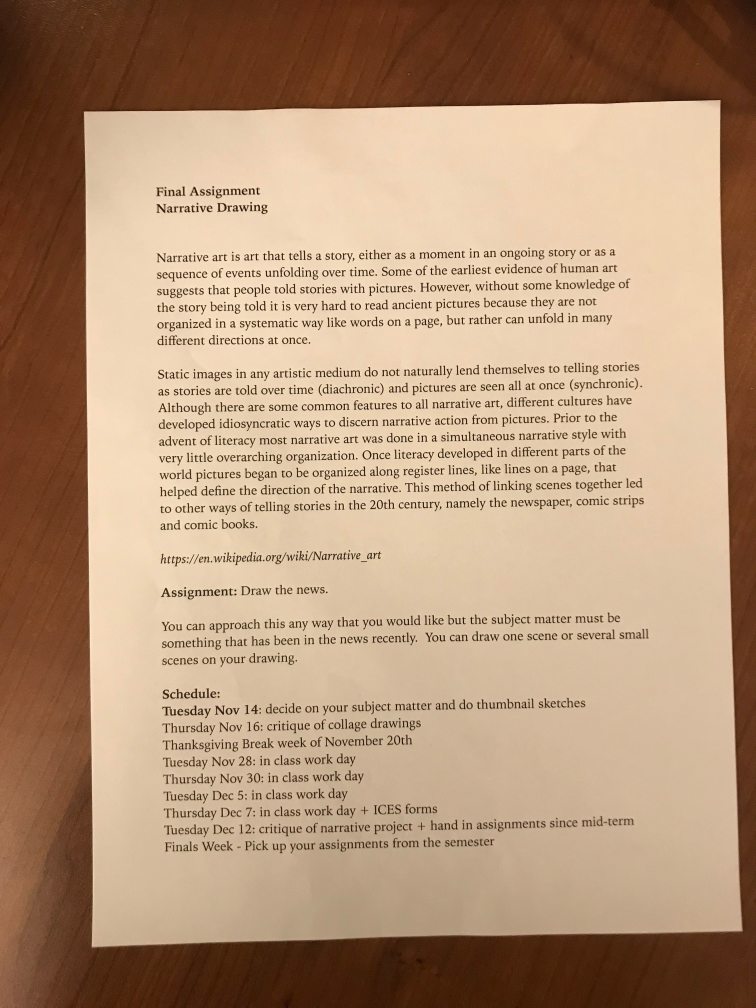
#> input picture img.jpg, 3024 x 4032 px (shown at 1/4 size)
$ python box_finder.py img.jpg   (older library calls are emulated)
#> lines starting #> are read from the running program, lines starting #| are printed output that depends on the picture; after the words box and inside, x2 and y2 are one past the last pixel; in counts of white or black regions, pixels touching at a corner belong together
### utils.py
import cv2
import numpy as np
from math import floor

# https://github.com/spmallick/learnopencv/blob/master/Homography/utils.py

# [24 lines left out: functions mouse_handler, get_four_points, not called in this run]

def scale_image_for_display(im_src, WINDOW = 800):
    size = np.array(im_src.shape[0:2])
    scale = WINDOW / np.max(size)
    im_resized = cv2.resize(im_src, (floor(size[1] * scale), floor(size[0] * scale)))
    return im_resized, scale

### box_finder.py
import cv2
import numpy as np
from utils import *
from sys import argv, exit

# with some reference to
# https://stackoverflow.com/questions/8667818/opencv-c-obj-c-detecting-a-sheet-of-paper-square-detection


def get_rectangle(im_src):
    # smooth the image with medianBlur filter
    img = cv2.medianBlur(im_src, 11)
    # find the edge in each of the channels, keep only the
    # maximum among three channels
    img = cv2.max(*[cv2.Canny(channel, 10, 50)
                    for channel in cv2.split(img)])

    # close the tiny openings of line
    # use horizontal kernel
    img = cv2.morphologyEx(img, cv2.MORPH_CLOSE, np.ones((1, 20)))
    # follow by a vertical kernel
    img = cv2.morphologyEx(img, cv2.MORPH_CLOSE, np.ones((20, 1)))

    # find the out-most contour
    _, contours, _ = cv2.findContours(
        img, cv2.RETR_LIST, cv2.CHAIN_APPROX_SIMPLE)
    # for debug:
    # img = cv2.drawContours(im_src, contours, 0, (255, 180, 50), thickness=10)

    # find rectangles
    maxarea = -np.inf
    largest_rect = None
    for contour in contours:
        curve = cv2.approxPolyDP(
            contour, cv2.arcLength(contour, True) * 0.02, True)
        # only save 4 edges polygon of maximum area
        curve_area = cv2.contourArea(curve)
        if len(curve) == 4 and curve_area > maxarea:
            maxarea = curve_area
            largest_rect = curve

    return largest_rect


if __name__ == '__main__':
    if len(argv) != 2:
        print("Usage: python3 box_finder.py <image_file>")
        exit(1)
    im_src = cv2.imread(argv[1])
#> im_src is the input picture: shape (4032, 3024, 3); mean B, G, R 120.6, 148.7, 180.2
    im_resized, scale = scale_image_for_display(im_src)
#> in scale_image_for_display, `im_resized = cv2.resize(im_src, (floor(size[1] * scale), floor(size[0]..`:
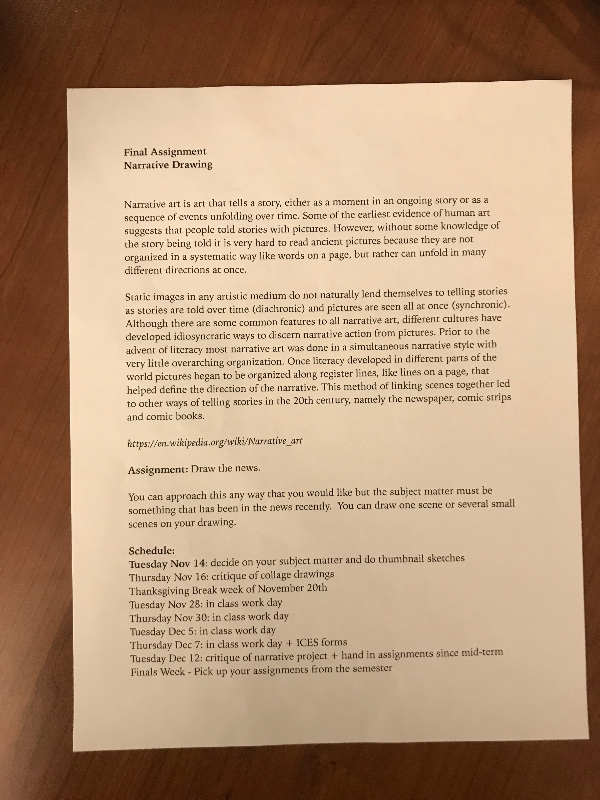
#> im_resized: shape (800, 600, 3); mean B, G, R 120.5, 148.6, 180.1
#> scale = 0.198
    cv2.imshow('Image', im_resized)
    cv2.moveWindow('Image', 30, 0)
    cv2.waitKey(0)
    cv2.destroyWindow('Image')

    largest_rect = get_rectangle(im_src)
#> in get_rectangle, `img = cv2.medianBlur(im_src, 11)`:
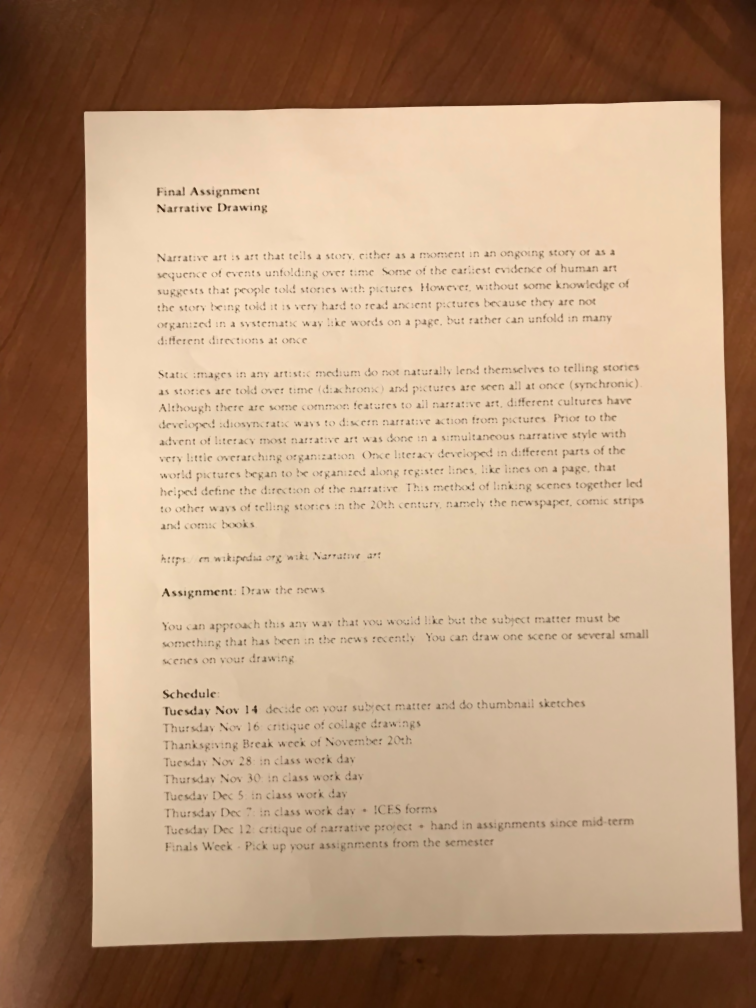
#> img: shape (4032, 3024, 3) (shown at 1/4 size); mean B, G, R 123.5, 151.6, 183.1
#> in get_rectangle, `img = cv2.max(*[cv2.Canny(channel, 10, 50) for channel in cv2.split(im..`:
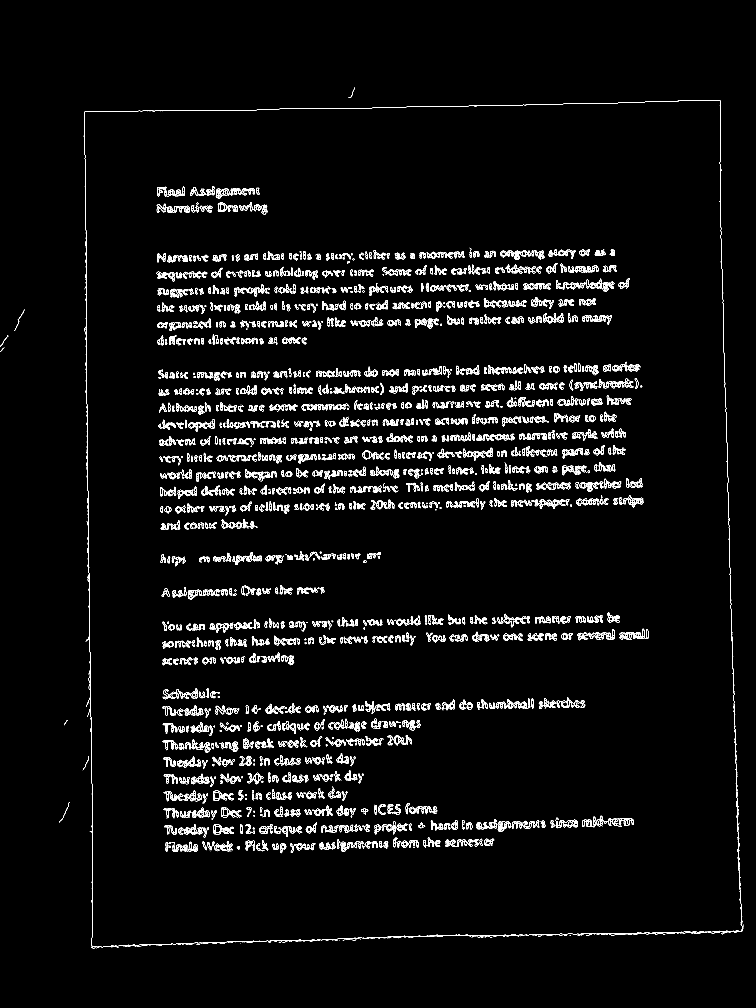
#> img: shape (4032, 3024) (shown at 1/4 size); 2.1% white in thin lines or dots, all inside (x1, y1, x2, y2) = (0, 350, 2974, 3794)
#> in get_rectangle, `img = cv2.morphologyEx(img, cv2.MORPH_CLOSE, np.ones((1, 20)))`:
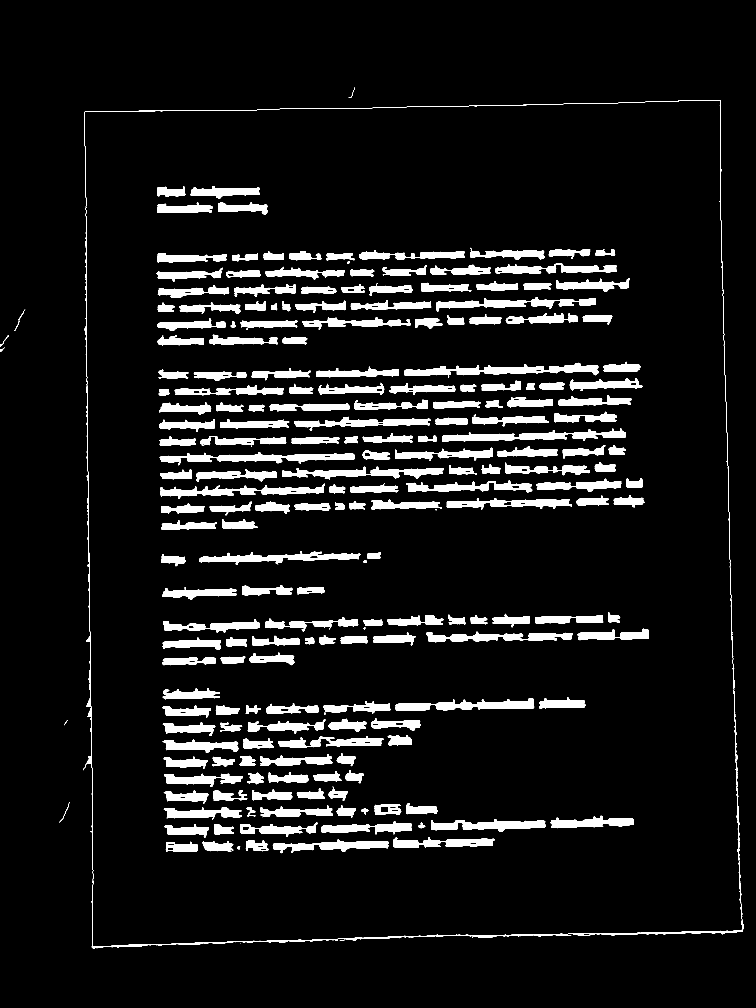
#> img: shape (4032, 3024) (shown at 1/4 size); 7.6% white; 539 white regions (268 under 20 px), largest, box (x1, y1, x2, y2) and area: (1618, 1452, 2395, 1504) 17315, (332, 400, 2965, 3793) 16460, (1768, 1714, 2504, 1767) 15891
#> in get_rectangle, `img = cv2.morphologyEx(img, cv2.MORPH_CLOSE, np.ones((20, 1)))`:
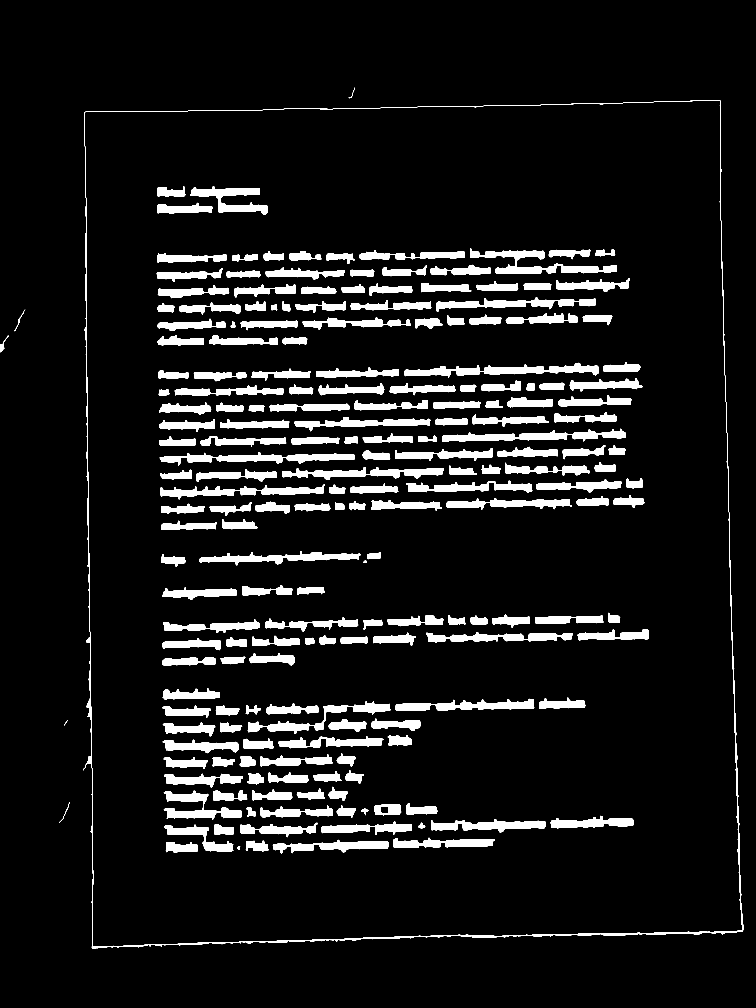
#> img: shape (4032, 3024) (shown at 1/4 size); 8.2% white; 199 white regions
#> in get_rectangle, `_, contours, _ = cv2.findContours( img, cv2.RETR_LIST, cv2.CHAIN_APPRO..`: contours = 201 contours, 1 with area under 20; largest, box (x1, y1, x2, y2) and area: (332, 401, 2975, 3795) 8531908, (337, 402, 2969, 3788) 8512027, (1618, 1451, 2395, 1511) 17510, (1880, 992, 2468, 1096) 16902, (639, 1809, 1419, 1863) 16235
#> the loop in get_rectangle, `for contour in contours:` made 201 passes
#> (curve_area, maxarea, largest_rect) on passes 36, 50, 199, 200: (9410, 9410, [[651, 2966], [666, 3002], [953, 2996], [941, 2967]]), (14862, 14862, [[2136, 2828], [2132, 2796], [1815, 2799], [1583, 2839]]), (8551416.5, 8551416.5, [[2879, 402], [2967, 3721], [371, 3787], [338, 450]]), (8575191, 8575191, [[2879, 401], [338, 449], [369, 3792], [2970, 3726]])
#> curve_area on passes 1 to 6: 87, 3833, 2372, 10300.5, 10737.5, 8703.5
#> after the loop in get_rectangle, `for contour in contours:`: maxarea = 8575191
#> largest_rect = [[2879, 401], [338, 449], [369, 3792], [2970, 3726]]

    img = cv2.drawContours(
        im_src, [largest_rect], -1, (255, 180, 50), thickness=10)
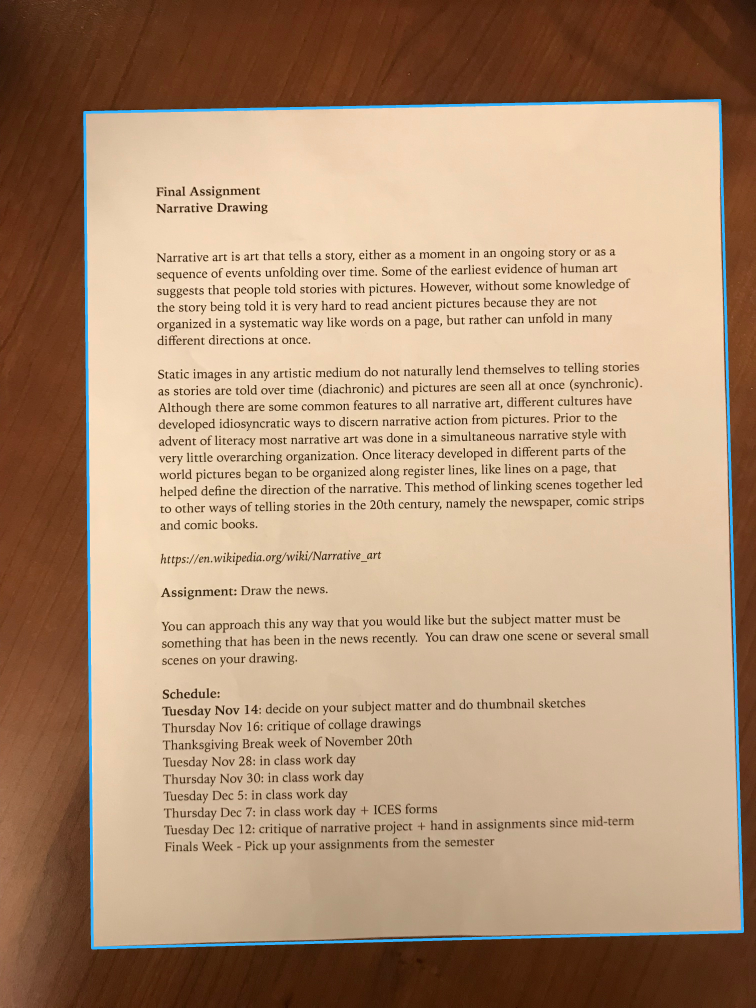
#> img: shape (4032, 3024, 3) (shown at 1/4 size); mean B, G, R 122.7, 149.7, 179.4

    im_resized, _ = scale_image_for_display(img)
    cv2.imshow('Image', im_resized)
    cv2.moveWindow('Image', 30, 0)

    cv2.waitKey(0)

    cv2.destroyAllWindows()
